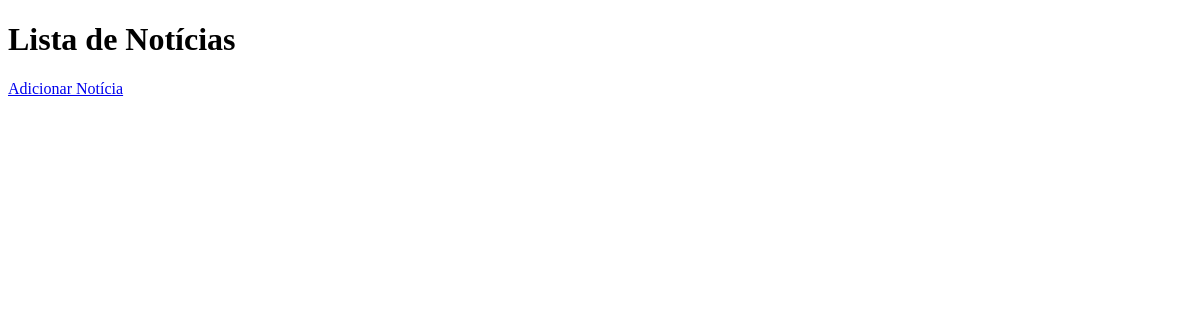
/listarNoticias, run on an earlier commit of the app's database.
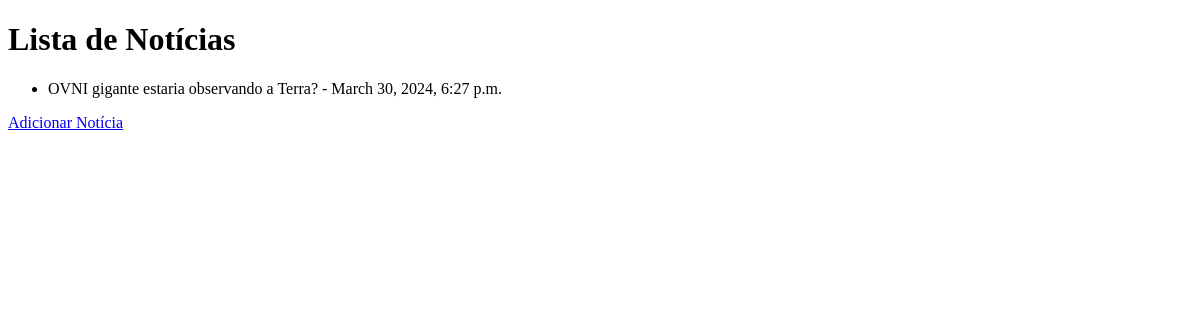
And on a later commit of the database.
### noticia/models.py (models this page shows, shortened)
class Noticia(models.Model):
    titulo = models.CharField(max_length=200)
    conteudo = CKEditor5Field('Text', config_name='extends')
    id_categoria = models.ForeignKey(Categoria, on_delete=models.CASCADE)
    id_autor = models.ForeignKey(Autor, on_delete=models.CASCADE)
    data_publicacao = models.DateTimeField(auto_now_add=True)
    imagem = models.ImageField(upload_to="uploads/noticias")
    class Meta:
        verbose_name = 'Noticia'
        verbose_name_plural = 'Noticias'
        ordering = ['-data_publicacao']

### noticia/views.py (the view)
# urls.py: path('listarNoticias', listarNoticias, name= 'listarNoticias'),
def listarNoticias(request):
    noticias = Noticia.objects.all()
    return render(request, 'noticia/listarNoticias.html', {'noticias': noticias})

### noticia/templates/noticia/listarNoticias.html (shortened to what this page needs)
<!DOCTYPE html>
<html lang="en">
<head>
</head>
<body>
    <h1>Lista de Notícias</h1>
    <ul>
        {% for noticia in noticias %}
        <li>{{ noticia.titulo }} - {{ noticia.data_publicacao }}</li>
        {% endfor %}
    </ul>
    <a href="{% url 'adicionarNoticia' %}">Adicionar Notícia</a>
</body>
</html>

What changed in the data, as far as the page shows it:
added Noticia: titulo "OVNI gigante estaria observando a Terra?", data_publicacao "March 30, 2024, 6:27 p.m."
